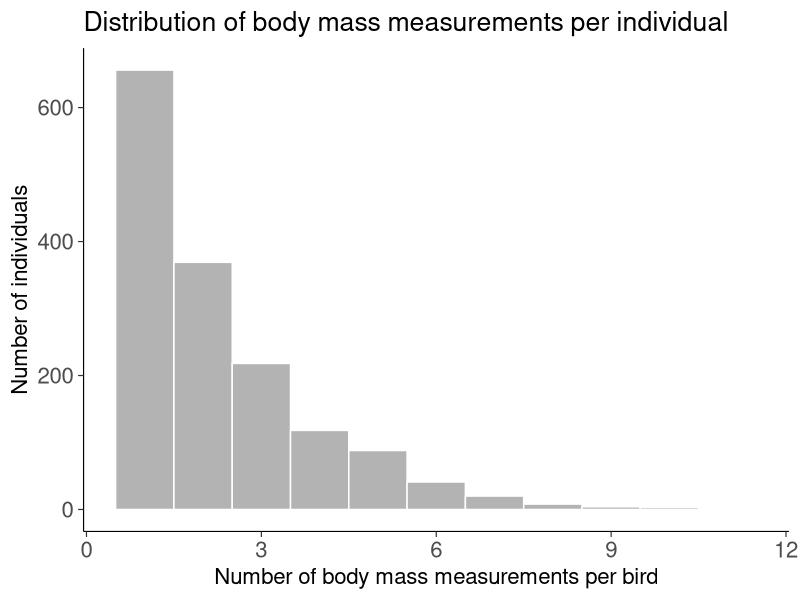
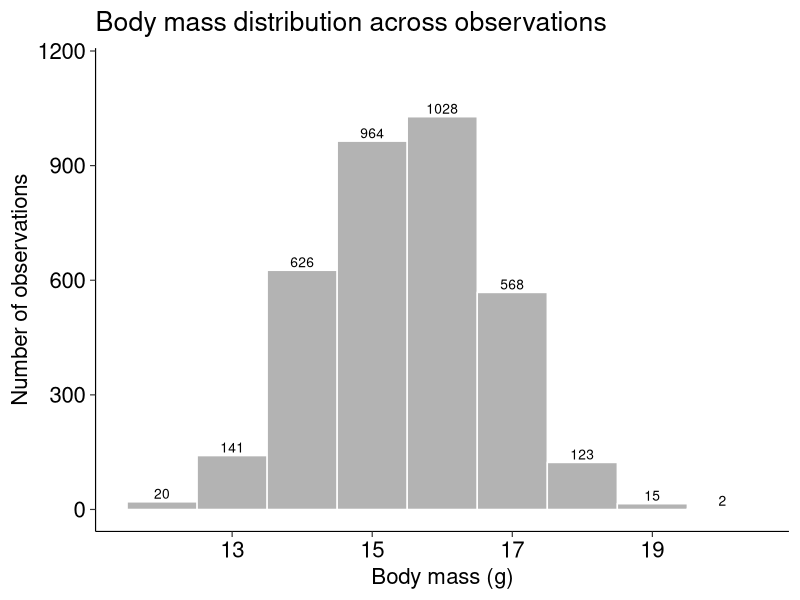
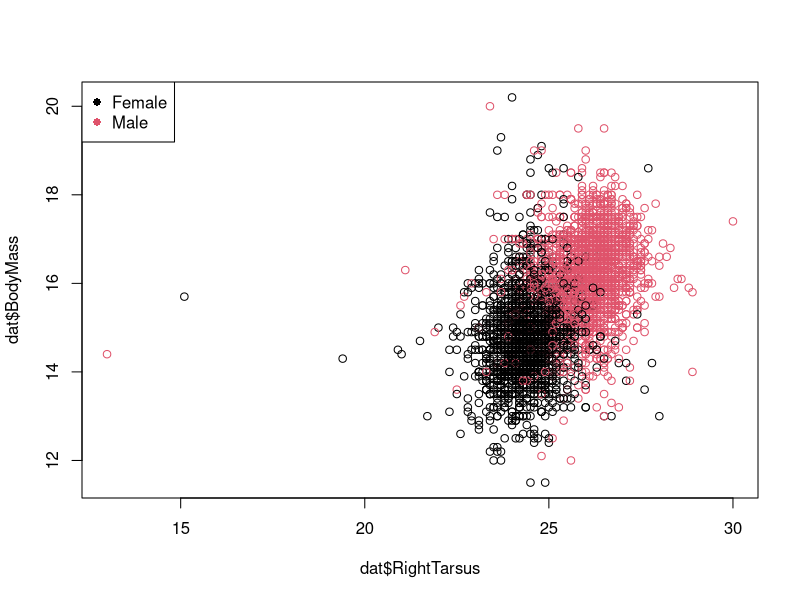
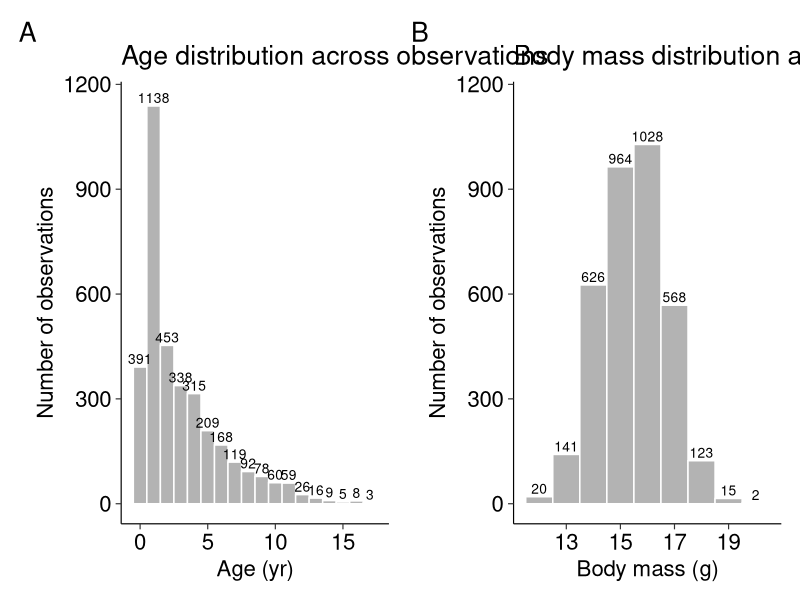
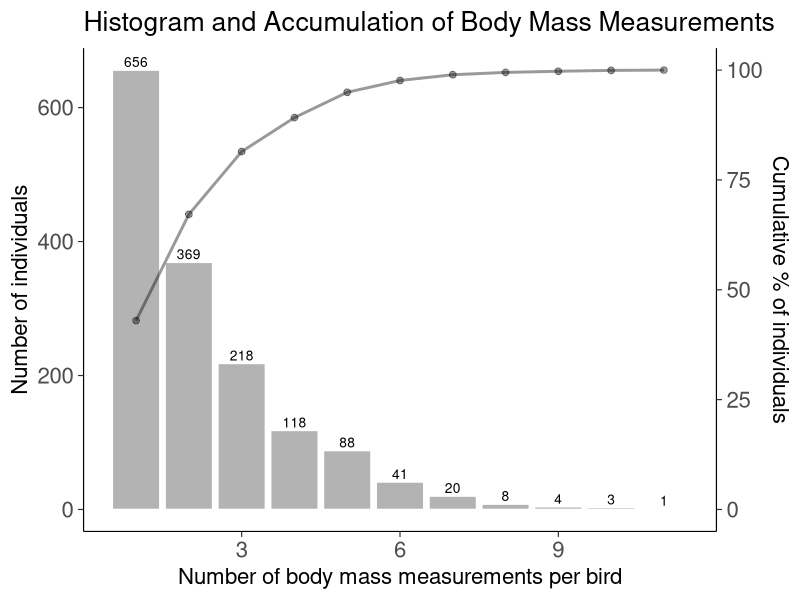
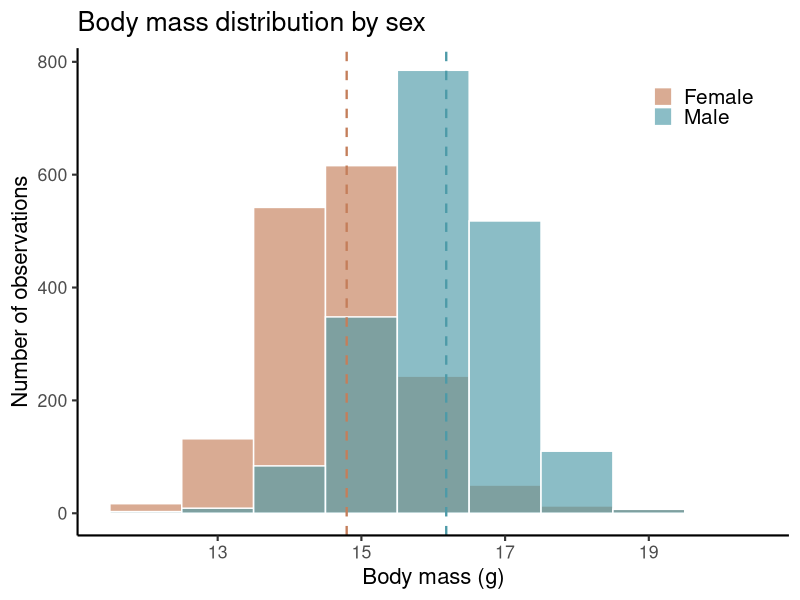
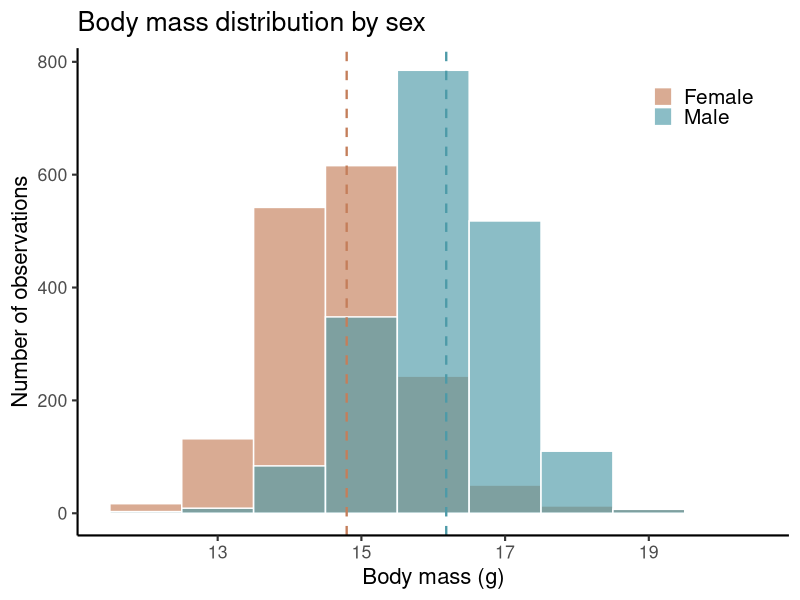

These charts were generated, in order, by the following R code:
#load packages
library(dplyr)
library(ggplot2)
library(patchwork)

#load dataset
df_clean <- read.csv("./datasets/dataset_mass_20260503.csv")

dat <- df_clean %>%
  group_by(BirdID) %>%
  mutate(age_mean = mean(age_year, na.rm = TRUE),age_dev  = age_year - age_mean) %>%
  ungroup()

#Plot the distribution of age and bodymass
p_age <- ggplot(dat, aes(x = age_year)) +
  geom_histogram(binwidth = 1, fill = "grey70", color = "white") +
  stat_bin(binwidth = 1,geom = "text",
           aes(label = after_stat(count)),
           vjust = -0.3,
           size = 3.5) +
  labs(x = "Age (yr)",
       y = "Number of observations",
       title = "Age distribution across observations") +
  theme_classic(base_size = 16, base_family = "Helvetica") +
  theme(axis.line = element_line(linewidth = 0.4),
        axis.ticks = element_line(linewidth = 0.4),
        axis.text = element_text(size = 16, colour = "black"),
        axis.title = element_text(size = 16, colour = "black"),
        legend.title = element_text(size = 16, face = "bold"),
        legend.text = element_text(size = 16)) +ylim(0, 1150)
p_mass <- ggplot(dat, aes(x = BodyMass)) +
  geom_histogram(binwidth = 1, fill = "grey70", color = "white") +
  stat_bin(binwidth = 1,geom = "text",
           aes(label = after_stat(count)),
           vjust = -0.3,
           size = 3.5) +
  labs(x = "Body mass (g)",
       y = "Number of observations",
       title = "Body mass distribution across observations") +
  theme_classic(base_size = 16, base_family = "Helvetica") +
  theme(axis.line = element_line(linewidth = 0.4),
        axis.ticks = element_line(linewidth = 0.4),
        axis.text = element_text(size = 16, colour = "black"),
        axis.title = element_text(size = 16, colour = "black"),
        legend.title = element_text(size = 16, face = "bold"),
        legend.text = element_text(size = 16)) +ylim(0, 1150)

p_age_mass <- (p_age | p_mass) + plot_annotation(tag_levels = "A")
ggsave("./figures/p_age_mass20260502.pdf", plot = p_age_mass, width = 300, height = 150, units = "mm", dpi = 300)

#Plot the distribution of bird records
counts_per_bird <- dat %>%
  group_by(BirdID) %>%
  summarise(n_measurements = n()) %>%
  ungroup()

#Plot the distribution
ggplot(counts_per_bird, aes(x = n_measurements)) +
  geom_histogram(binwidth = 1, fill = "grey70", color = "white") +
  labs(x = "Number of body mass measurements per bird",
       y = "Number of individuals",
       title = "Distribution of body mass measurements per individual") +
  theme_classic()+
  theme_classic(base_size = 16, base_family = "Helvetica") +
  theme(axis.line = element_line(linewidth = 0.4), axis.ticks = element_line(linewidth = 0.4),
        axis.text = element_text(size = 16), axis.title = element_text(size = 16),
        legend.title = element_text(size = 16, face = "bold"),
        legend.text = element_text(size = 16),
        legend.key.size = unit(0.45, "cm"),
        legend.background = element_blank())

accum_data <- counts_per_bird %>%
  count(n_measurements) %>%
  arrange(n_measurements) %>%
  mutate(cumulative_individuals = cumsum(n),
         total_individuals = sum(n),
         percent = cumulative_individuals / total_individuals * 100)

p_measurements <- ggplot(accum_data, aes(x = n_measurements)) +
  geom_col(aes(y = n), fill = "grey70", color = "white") +
  geom_text(aes(y = n, label = n),vjust = -0.3, size = 3.5) +
  geom_line(aes(y = percent * max(n) / 100), color = "black", size = 1,alpha=0.4) +
  geom_point(aes(y = percent * max(n) / 100), color = "black", size = 2,alpha=0.4) +
  scale_y_continuous(name = "Number of individuals",
                     sec.axis = sec_axis(~ . * 100 / max(accum_data$n), name = "Cumulative % of individuals")) +
  labs(x = "Number of body mass measurements per bird",title = "Histogram and Accumulation of Body Mass Measurements") +
  theme_classic()+
  theme_classic(base_size = 16, base_family = "Helvetica") +
  theme(axis.line = element_line(linewidth = 0.4), axis.ticks = element_line(linewidth = 0.4),
        axis.text = element_text(size = 16), axis.title = element_text(size = 16),
        legend.title = element_text(size = 16, face = "bold"),
        legend.text = element_text(size = 16),
        legend.key.size = unit(0.45, "cm"),
        legend.background = element_blank())
ggsave("./figures/p_measurements20260502.pdf",plot = p_measurements,width = 200, height = 150, units = "mm",dpi = 300)

# Compute stats
ci_age  <- t.test(dat$age_year)$conf.int
ci_mass <- t.test(dat$BodyMass)$conf.int

age_lbl  <- sprintf("Mean = %.2f yr (95%% CI: %.2f\u2013%.2f)",
                    mean(dat$age_year), ci_age[1], ci_age[2])
mass_lbl <- sprintf("Mean = %.2f g (95%% CI: %.2f\u2013%.2f)",
                    mean(dat$BodyMass), ci_mass[1], ci_mass[2])

#Sex differences in body mass
sex_stats <- dat %>%
  mutate(Sex = ifelse(SexEstimate == 1, "Male", "Female")) %>%
  group_by(Sex) %>%
  summarise(
    mean  = mean(BodyMass),
    lower = t.test(BodyMass)$conf.int[1],
    upper = t.test(BodyMass)$conf.int[2],
    .groups = "drop"
  )

mass_sex_lbl <- sprintf(
  "Female: %.2f g (95%% CI: %.2f\u2013%.2f) \n Male: %.2f g (95%% CI: %.2f\u2013%.2f)",
  sex_stats$mean[1], sex_stats$lower[1], sex_stats$upper[1],
  sex_stats$mean[2], sex_stats$lower[2], sex_stats$upper[2]
)

sex_colors <- c("Female" = "#C47E5A", "Male" = "#4D9AA8")

p_mass_sex <- dat %>%
  mutate(Sex = ifelse(SexEstimate == 1, "Male", "Female")) %>%
  ggplot(aes(x = BodyMass, fill = Sex)) +
  geom_histogram(binwidth = 1, color = "white",
                 position = "identity", alpha = 0.65) +
  geom_vline(data = sex_stats,
             aes(xintercept = mean, color = Sex),
             linetype = "dashed", linewidth = 0.8) +
  scale_fill_manual(values  = sex_colors) +
  scale_color_manual(values = sex_colors, guide = "none") +
  labs(x        = "Body mass (g)",
       y        = "Number of observations",
       title    = "Body mass distribution by sex",
       fill     = NULL) +
  theme_classic(base_size = 16, base_family = "Helvetica") +
  theme(legend.position      = c(0.88, 0.88),
        legend.text          = element_text(size = 15),
        legend.background    = element_blank(),
        legend.key.size      = unit(0.5, "cm"))

ggsave("./figures/p_mass_sex20260502.pdf",plot = p_mass_sex, width = 300, height = 150, units = "mm", dpi = 300)

p_mass


ggsave("./figures/p_sex_diff_mass20260502.pdf",plot = p_mass_sex,width = 200, height = 150, units = "mm",dpi = 300)

#Check for sex biases in tarsus control
plot(dat$RightTarsus, dat$BodyMass, col = dat$SexEstimate + 1, pch = 1)
legend("topleft", legend = c("Female", "Male"),col = c(1, 2), pch = 16)
